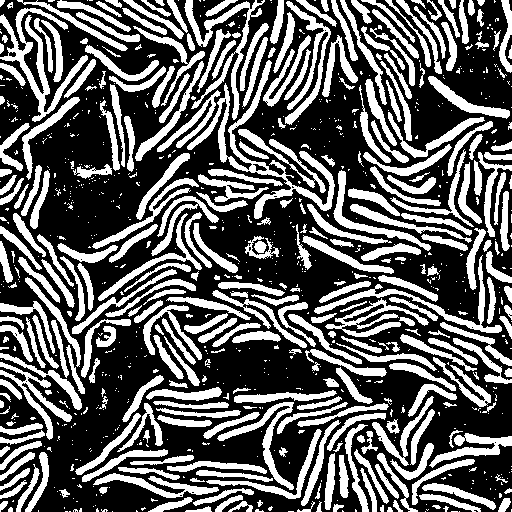
%> input picture test_preseg.png, 512 x 512 px
$ octave --eval "result = regionRefine(imread('test_preseg.png'));"   (GNU Octave 9; MATLAB toolbox functions it lacks are replaced by stand-ins)
%> lines starting %> are read from the running program, lines starting %| are printed output that depends on the picture; in (x1, y1, x2, y2) boxes, pixels count from 0 and x2, y2 are one past the last pixel; in counts of white or black regions, pixels touching at a corner belong together; the program's own positions count from 1
function R=regionRefine(I)

%%% fill small holes %%%
bg=imcomplement(I);
%> bg: size 512x512 uint8; 62.2% white; 926 black regions (586 under 20 px), largest, box (x1, y1, x2, y2) and area: (187, 60, 335, 219) 2876, (0, 8, 88, 122) 2159, (184, 0, 265, 120) 1636
bgNew=bwareaopen(bg,6,4);
%> bgNew: size 512x512 logical; 62.2% white; 926 black regions (585 under 20 px), largest, box (x1, y1, x2, y2) and area: (187, 60, 335, 219) 2883, (0, 8, 88, 122) 2159, (184, 0, 265, 120) 1636
R=imcomplement(bgNew);

%%% remove small spur/bump on boundary %%%
nbrKernel=[0,1,0;1,0,1;0,1,0];
resp=conv2(single(R),single(nbrKernel),'same');
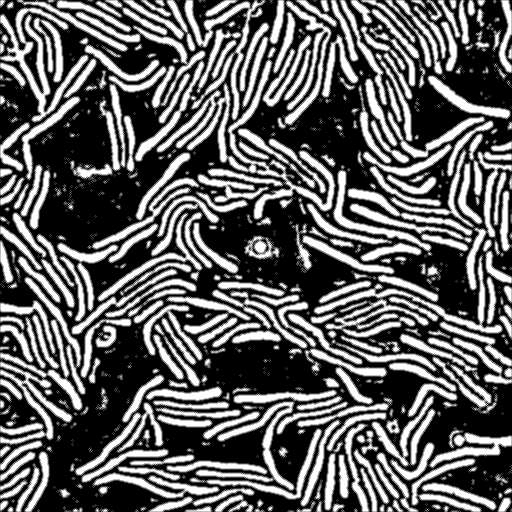
%> resp: size 512x512 single; min 0, max 4, mean 1.51; drawn with min black and max white
resp(~R)=0;
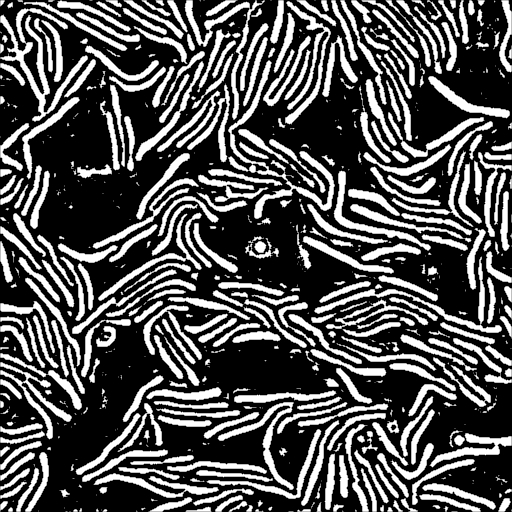
%> resp: size 512x512 single; 15.67% of pixels changed, all inside (x1, y1, x2, y2) = (0, 0, 512, 512); drawn with min black and max white
R(resp<2)=0;
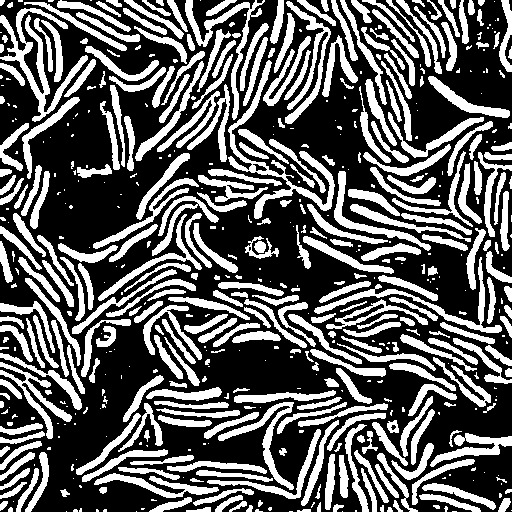
%> R: size 512x512 logical; 37.1% white; 582 white regions (241 under 20 px), largest, box (x1, y1, x2, y2) and area: (228, 60, 335, 219) 2145, (0, 8, 88, 122) 2143, (314, 257, 502, 333) 1383
